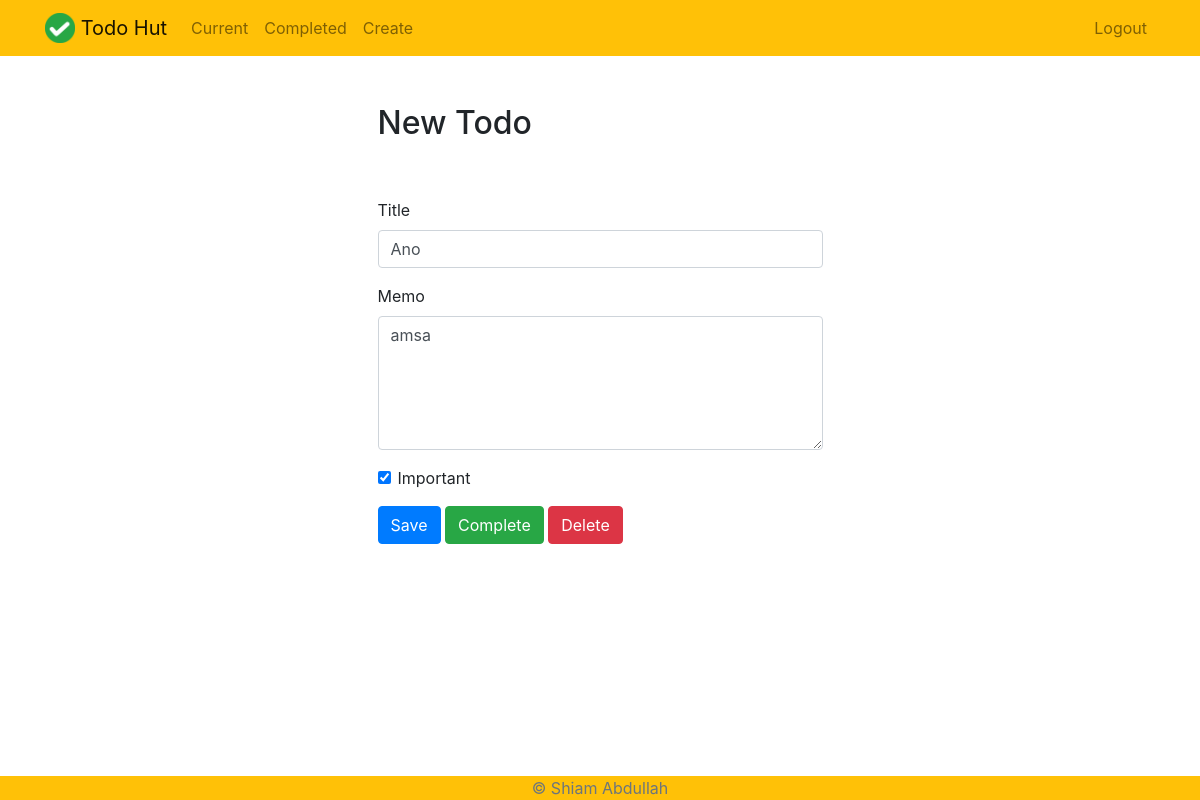
The app's page /todo/25/ (signed in) with its own data.
### todo/models.py (models this page shows, shortened)
class Todo (models.Model):
    title= models.CharField(max_length=50)
    memo= models.TextField(blank=True)
    createdAt = models.DateTimeField(auto_now_add=True)
    completedAt = models.DateTimeField(null=True, blank=True)
    important = models.BooleanField(default=False)
    todoCreator = models.ForeignKey(User, on_delete=models.CASCADE)
    class Meta:
        ordering= ['-createdAt']
        verbose_name= "Todo Lists"

### todo/views.py (the view, shortened to what this page needs)
# urls.py: path('todo/<int:id>/', views.viewTodo, name='viewTodo'),
@login_required
def viewTodo(request, id):
    todo = get_object_or_404(Todo, pk=id, todoCreator=request.user)
    if request.method == 'GET':
        form = TodoForm(instance=todo)
        return render(request, 'todo/viewtodo.html', {'todo': todo, 'form':form})

### todo/forms.py
class TodoForm(ModelForm):
    class Meta:
        model = Todo
        fields = ['title', 'memo', 'important']

### todo/templates/todo/viewtodo.html (shortened to what this page needs)
{% extends "todo/base.html" %} {% block content %}
<div class="row justify-content-center mt-5">
  <div class="col-md-5">
    <h2>New Todo</h2>
  </div>
</div>
<div class="row justify-content-center mt-5">
  <div class="col-md-5">
    <form method="POST">
      <div class="form-group">
        <label for="title">Title</label>
        <input
          type="text"
          name="title"
          class="form-control"
          id="title"
          value="{{ todo.title }}"
          required
        />
      </div>
      <div class="form-group">
        <label for="memo">Memo</label>
        <textarea name="memo" rows="5" class="form-control" id="memo">
{{ todo.memo }}</textarea
        >
      </div>
      <div class="form-group form-check">
        <input
          type="checkbox"
          name="important"
          class="form-check-input"
          id="important"
          {% if todo.important %}
          checked
          {%endif%}
        />
        <label class="form-check-label" for="important">Important</label>
      </div>
      <button type="submit" class="btn btn-primary">Save</button>
      <button
        type="button"
        class="btn btn-success"
        onclick="$('#complete').click()"
      >
        Complete
      </button>
      <button
        type="button"
        class="btn btn-danger"
        onclick="$('#delete').click()"
      >
        Delete
      </button>
    </form>
  </div>
</div>
{% endblock %}

### records on screen
Todo: title "Ano", memo "amsa", important "☑"
